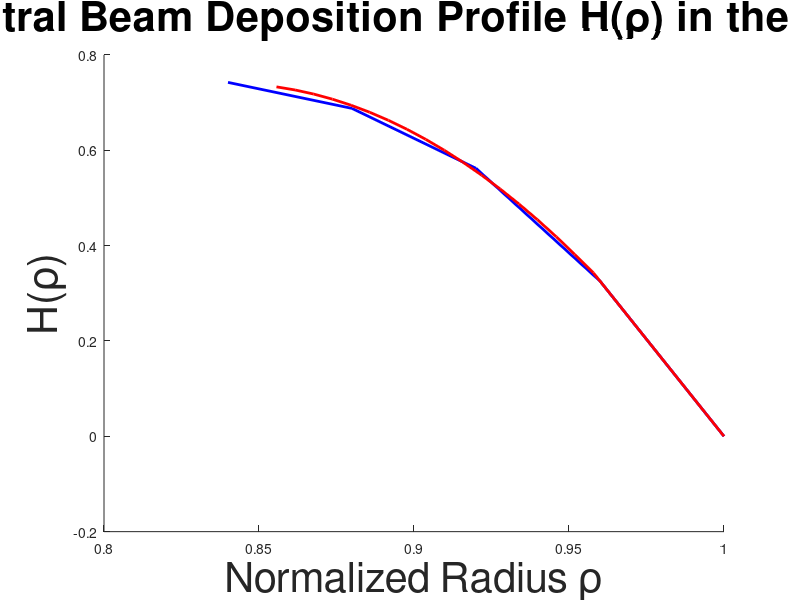
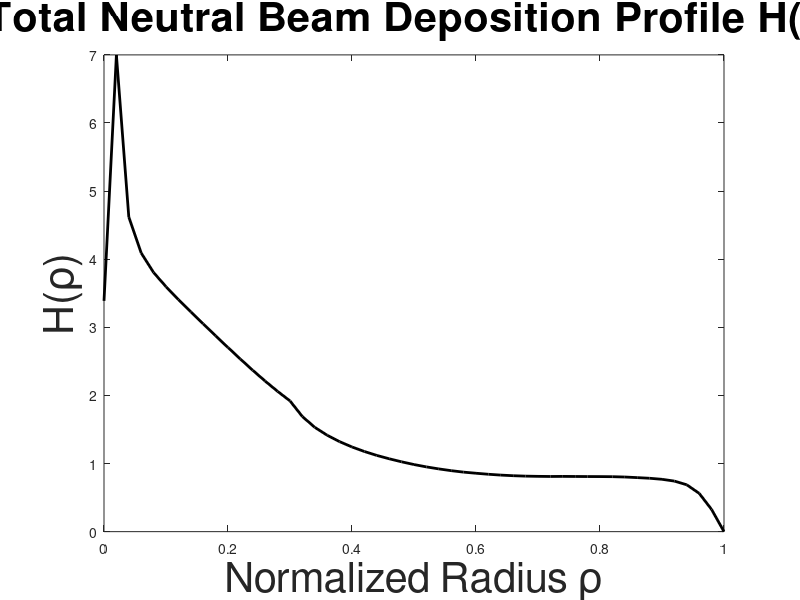

The MATLAB script that drew these images, in order:
close all
clear all
clc
%converts NBeams deposition profile ranging from rho = [0,1] to rho =
%[0.864,1] for GTEDGE.
%Uses a quadratic fit for data up to n-1 points and a line for the last 2
%points
%change 'd' to hofr_1 from NBeams
%output nbdep goes directly into soldata input file
%output nbsr is neutral beam source rate to core before IOL is calculated
%--------------------------------------------------------------------------
%INPUTS
%define deposition profile from NBeams
d = [.33884E+01
.69976E+01
.46200E+01
.40910E+01
.38046E+01
.35969E+01
.34063E+01
.32280E+01
.30513E+01
.28753E+01
.27034E+01
.25336E+01
.23686E+01
.22099E+01
.20599E+01
.19195E+01
.16895E+01
.15316E+01
.14151E+01
.13214E+01
.12432E+01
.11768E+01
.11192E+01
.10699E+01
.10253E+01
.98532E+00
.95078E+00
.92115E+00
.89538E+00
.87380E+00
.85755E+00
.84251E+00
.83036E+00
.82131E+00
.81511E+00
.81192E+00
.81005E+00
.81127E+00
.81006E+00
.80902E+00
.80842E+00
.80700E+00
.80216E+00
.79338E+00
.78387E+00
.76855E+00
.74234E+00
.68778E+00
.56207E+00
.32558E+00
.00000E+00];

rho = [ .00000
 .02000
 .04000
 .06000
 .08000
 .10000
 .12000
 .14000
 .16000
 .18000
 .20000
 .22000
 .24000
 .26000
 .28000
 .30000
 .32000
 .34000
 .36000
 .38000
 .40000
 .42000
 .44000
 .46000
 .48000
 .50000
 .52000
 .54000
 .56000
 .58000
 .60000
 .62000
 .64000
 .66000
 .68000
 .70000
 .72000
 .74000
 .76000
 .78000
 .80000
 .82000
 .84000
 .86000
 .88000
 .90000
 .92000
 .94000
 .96000
 .98000
1.00000];

Pbeam = 2.186; %NBI Power [MW]
Enbi = 76910; %Beam energy [eV]
%--------------------------------------------------------------------------
%Define different rho vectors
rhoGT = [0.85563499
0.86164999
0.86766499
0.87368000
0.87969601
0.88571101
0.89172602
0.89774102
0.90375602
0.90977198
0.91578698
0.92180198
0.92781699
0.93383300
0.93984801
0.94586301
0.95187801
0.95789301
0.96390897
0.96992397
0.97593898
0.98195398
0.98796999
0.99398500
1.0000000
]';
rhoGT=rhoGT.'
rhoNB = [0:0.04:1.0]';

%cut NB output down to coarse mesh in edge region
cd = d(end-4:end);
crho = rhoNB(end-4:end);

%fit parabola to n-1 coarse deposition points
coefs1 = polyfit(crho(1:end-1),cd(1:end-1),2);
parabola = polyval(coefs1,rhoGT(1:end-7));

%fit last 2 points of coarse deposition to line
coefs2 = polyfit(crho(end-1:end),cd(end-1:end),1);
line = polyval(coefs2,rhoGT(end-7:end));

%plots
nbdep = [parabola(1:end-1);line];
figure(1)
hold on
plot(rhoNB(end-4:end),d(end-4:end),'b','LineWidth',2)
plot(rhoGT,nbdep,'r','LineWidth',2)
title('Neutral Beam Deposition Profile H(\rho) in the Edge','FontSize',30)
xlabel('Normalized Radius \rho','FontSize',30)
ylabel('H(\rho)','FontSize',30)

figure(2)
plot(rho,d,'k','LineWidth',2)
title('Total Neutral Beam Deposition Profile H(\rho)','FontSize',30)
xlabel('Normalized Radius \rho','FontSize',30)
ylabel('H(\rho)','FontSize',30)

%--------------------------------------------------------------------------
%print output
num = 1:length(d);
% for k = 1:length(num)
%     fprintf(1,'nbdep(%0.0f) = %8.4f\n',num(k),nbdep(k))
% end

for k = 1:length(num)
    fprintf(1,'      NBrho(%0.0f) = %8.4f\n',num(k),rho(k))
end

for k = 1:length(num)
    fprintf(1,'      nbdep(%0.0f) = %8.4f\n',num(k),d(k))
end

%nbsr = 0.624e25*Pbeam/Enbi*trapz(rhoNB,d);
%fprintf(1,'nbsr = %8.3e',nbsr)
    